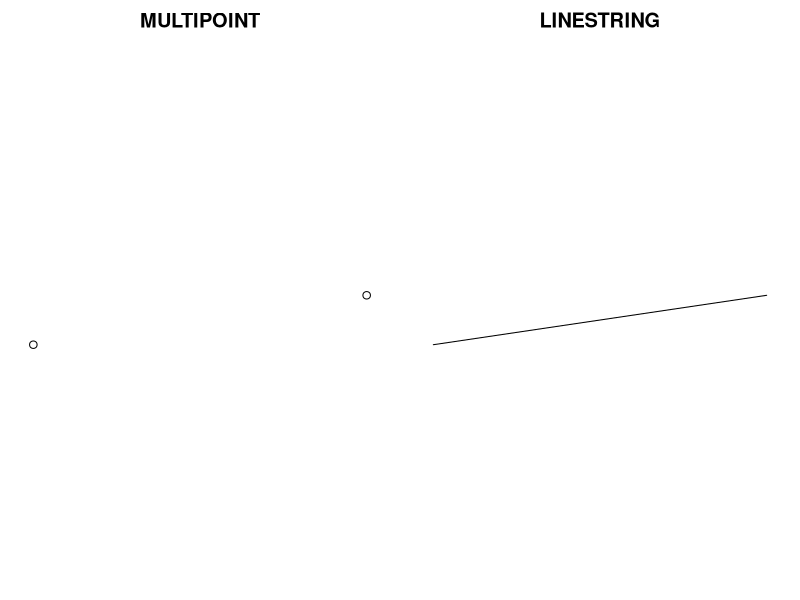

Write the R code that produced this figure.
### An Exploration of Simple Features for R: Building sfg, sfc, and sf objects from the sf package ###

# This script goes along with the blog post of the same name,
# which can be found at https://www.jessesadler.com/post/simple-feature-objects/
# See the Rmarkdown document for the contents of the blog post.

# Load sf package
library(sf)

#################
## sfg objects ##
#################

# Create an sfg object with coordinates of Los Angeles and Amsterdam
la_sfg <- st_point(c(-118.2615805, 34.1168926))
amsterdam_sfg <- st_point(c(4.8979755, 52.3745403))

# Structure of a sfg POINT object
str(la_sfg)

# Coordinates of a sfg object
st_coordinates(la_sfg)

# Create MULTIPOINT and LINESTRING sfg objects through matrix of points
multipoint_sfg <- st_multipoint(rbind(c(-118.2615805, 34.1168926), c(4.8979755, 52.3745403)))
linestring_sfg <- st_linestring(rbind(c(-118.2615805, 34.1168926), c(4.8979755, 52.3745403)))

# Plot to compare MULTIPOINT to LINESTRING
par(mar = c(0, 1, 2, 1),
    mfrow = c(1, 2))
plot(multipoint_sfg, main = "MULTIPOINT")
plot(linestring_sfg, main = "LINESTRING")

# Distance on sfg objects does not have real-world meaning
st_distance(la_sfg, amsterdam_sfg)

# st_distance and stats::dist the same for sfg objects
dist(rbind(c(-118.2615805, 34.1168926), c(4.8979755, 52.3745403)))

#################
## sfc objects ##
#################

# Create sfc object with default crs
st_sfc(multipoint_sfg)

# Create sfc object with multiple sfg objects
points_sfc <- st_sfc(la_sfg, amsterdam_sfg, crs = 4326)

# Attributes of sfc object
attributes(points_sfc)

# crs attribute is of class crs
class(st_crs(points_sfc))

# Access crs attribute of sfc object
st_crs(points_sfc)

# Geographic distance with sfc object
st_distance(points_sfc)

################
## sf objects ##
################

# Create a data frame of attributes
data <- data.frame(name = c("Los Angeles", "Amsterdam"),
                   language = c("English", "Dutch"),
                   weather = c("sunny", "rainy/cold"))

# Create data frame with list column then make sf object
st_sf(cbind(data, points_sfc))

# Make sf object from separate data frame and sfc objects
st_sf(data, geometry = points_sfc)

# Create sf object by combining data frame with sfc object and name sfc column geometry
points_sf <- st_sf(data, geometry = points_sfc)

# Class of new sf object
class(points_sf)

# Geometry of points_sf is equivalent to points_sfc
identical(st_geometry(points_sf), points_sfc)

# Stickiness of geometry column
dplyr::select(points_sf, name)

# Return sf object to a data frame by setting geometry to NULL
st_set_geometry(points_sf, NULL)

# Class
class(st_set_geometry(points_sf, NULL))
